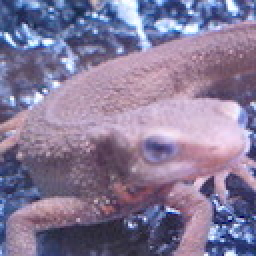
#> input picture Question_61_70/imori.jpg, 128 x 128 px, found by its file name (shown 2 times larger)
$ python answer_66.py   (older library calls are emulated)
#> lines starting #> are read from the running program, lines starting #| are printed output that depends on the picture; after the words box and inside, x2 and y2 are one past the last pixel; in counts of white or black regions, pixels touching at a corner belong together
import cv2
import numpy as np
import matplotlib.pyplot as plt

# Read image
img = cv2.imread("imori.jpg").astype(np.float32)
H, W, C = img.shape
#> H = 128; W = 128; C = 3

# Grayscale
gray = 0.2126 * img[..., 2] + 0.7152 * img[..., 1] + 0.0722 * img[..., 0]

# Magnitude and gradient
gray = np.pad(gray, (1, 1), 'edge')
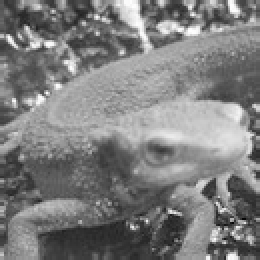
#> gray: shape (130, 130) float32 (shown 2 times larger); min 6.71, max 254.4, mean 126.2

gx = gray[1:H+1, 2:] - gray[1:H+1, :W]
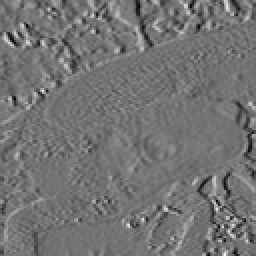
#> gx: shape (128, 128) float32 (shown 2 times larger); min -175, max 211.2, mean -0.1; drawn with min black and max white
gy = gray[2:, 1:W+1] - gray[:H, 1:W+1]
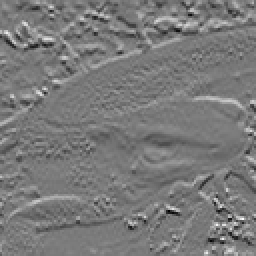
#> gy: shape (128, 128) float32 (shown 2 times larger); min -200.7, max 218, mean -0.4; drawn with min black and max white
gx[gx == 0] = 0.000001
#> gx: shape (128, 128) float32; 0.32% of pixels changed, all inside (x1, y1, x2, y2) = (0, 16, 128, 128)

mag = np.sqrt(gx ** 2 + gy ** 2)
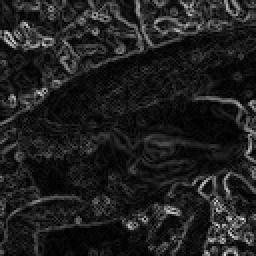
#> mag: shape (128, 128) float32 (shown 2 times larger); min 0.0682, max 230.8, mean 31.7
gra = np.arctan(gy / gx)
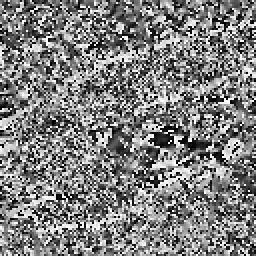
#> gra: shape (128, 128) float32 (shown 2 times larger); min -1.57, max 1.57, mean -0.00223; drawn with min black and max white
gra[gra<0] = np.pi / 2 + gra[gra < 0] + np.pi / 2
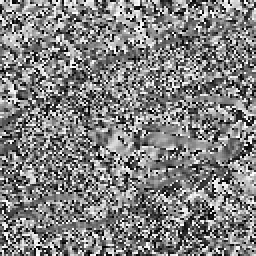
#> gra: shape (128, 128) float32 (shown 2 times larger); min 0, max 3.14, mean 1.58; drawn with min black and max white

# Gradient histogram
gra_n = np.zeros_like(gra, dtype=np.int)

d = np.pi / 9
for i in range(9):
    gra_n[np.where((gra >= d * i) & (gra <= d * (i+1)))] = i

# Draw
_mag = (mag / mag.max() * 255).astype(np.uint8)

cv2.imwrite("out_mag.jpg", _mag)

# Save result
out = np.zeros((H, W, 3), dtype=np.uint8)
C = [[255, 0, 0], [0, 255, 0], [0, 0, 255], [255, 255, 0], [255, 0, 255], [0, 255, 255],
     [127, 127, 0], [127, 0, 127], [0, 127, 127]]
for i in range(9):
    out[gra_n == i] = C[i]

cv2.imwrite("out_gra.jpg", out)
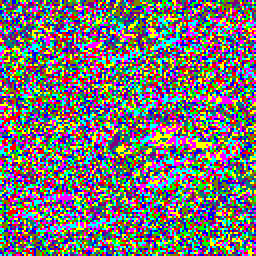
#> saved as out_gra.jpg: shape (128, 128, 3) (shown 2 times larger); mean B, G, R 117.7, 115.5, 118.9
cv2.imshow("result", out)
cv2.waitKey(0)
cv2.destroyAllWindows()
